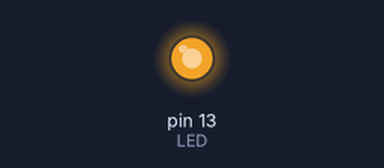
Simulated run of this sketch. Board: Arduino Uno, built with avr-gcc and run on an emulated ATmega328P. Parts: output pins drawn as LEDs (lit = HIGH).

Above: at 0.1 s.
Timing chart, 0 to 1.6 s (numbered marks = the images above):
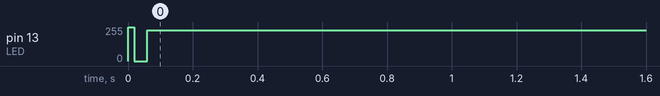

Measured:
- by itself, pin 13 (LED): 0/255 → 230/255 at 0.00 s

The sketch:

sketch_mar30b.ino
```cpp
const int LED = 13;

void setup(){
pinMode(LED,OUTPUT);
}
void loop(){
  for(int t_high=0;t_high<=10;t_high++){
  int cnt = 0;
  while(true){
  digitalWrite(LED,HIGH);
  delay(9);
  digitalWrite(LED,LOW);
  delay(1);

  cnt++;
  if(cnt ==10)break;
  }
}
}
```
